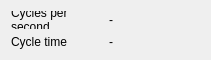
<?xml version="1.0" encoding="UTF-8"?>
<ui version="4.0">
 <class>StatisticWidget</class>
 <widget class="QWidget" name="StatisticWidget">
  <property name="geometry">
   <rect>
    <x>0</x>
    <y>0</y>
    <width>211</width>
    <height>60</height>
   </rect>
  </property>
  <property name="windowTitle">
   <string>Statistic</string>
  </property>
  <property name="locale">
   <locale language="English" country="UnitedStates"/>
  </property>
  <layout class="QVBoxLayout" name="verticalLayout">
   <item>
    <layout class="QHBoxLayout" name="cpsLayout">
     <item>
      <widget class="QLabel" name="cpsCaption">
       <property name="sizePolicy">
        <sizepolicy hsizetype="Preferred" vsizetype="Preferred">
         <horstretch>1</horstretch>
         <verstretch>0</verstretch>
        </sizepolicy>
       </property>
       <property name="text">
        <string>Cycles per second</string>
       </property>
       <property name="wordWrap">
        <bool>true</bool>
       </property>
      </widget>
     </item>
     <item>
      <widget class="QLabel" name="cpsValueLabel">
       <property name="sizePolicy">
        <sizepolicy hsizetype="Preferred" vsizetype="Preferred">
         <horstretch>1</horstretch>
         <verstretch>0</verstretch>
        </sizepolicy>
       </property>
       <property name="text">
        <string>-</string>
       </property>
      </widget>
     </item>
    </layout>
   </item>
   <item>
    <layout class="QHBoxLayout" name="cicleTimeLayout">
     <property name="topMargin">
      <number>0</number>
     </property>
     <item>
      <widget class="QLabel" name="cycleTimeCaption">
       <property name="sizePolicy">
        <sizepolicy hsizetype="Preferred" vsizetype="Preferred">
         <horstretch>1</horstretch>
         <verstretch>0</verstretch>
        </sizepolicy>
       </property>
       <property name="text">
        <string>Cycle time</string>
       </property>
       <property name="wordWrap">
        <bool>true</bool>
       </property>
      </widget>
     </item>
     <item>
      <widget class="QLabel" name="cycleTymeValueLabel">
       <property name="sizePolicy">
        <sizepolicy hsizetype="Preferred" vsizetype="Preferred">
         <horstretch>1</horstretch>
         <verstretch>0</verstretch>
        </sizepolicy>
       </property>
       <property name="text">
        <string>-</string>
       </property>
      </widget>
     </item>
    </layout>
   </item>
   <item>
    <spacer name="verticalSpacer">
     <property name="orientation">
      <enum>Qt::Vertical</enum>
     </property>
     <property name="sizeHint" stdset="0">
      <size>
       <width>20</width>
       <height>1</height>
      </size>
     </property>
    </spacer>
   </item>
  </layout>
 </widget>
 <resources/>
 <connections/>
</ui>
